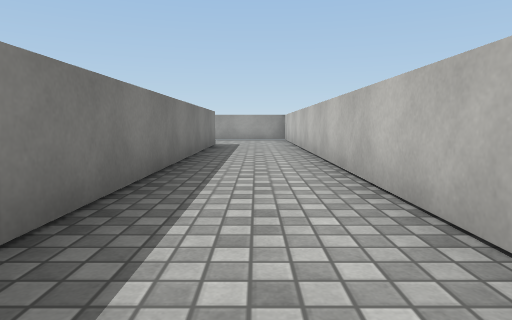
view 1 (above)

16 first-person views from a walk through a scene from a Unity 3-D project. The camera is 0.62 m above the floor, tilts 6° down and sees 75° across. The floor is counted in squares, 1 m on a side. Each view is taken from the middle of a square. On the plan, view 1 faces up. The plan holds only what a view shows up to about 10 squares ahead; the rest is blank. Surface patterns are stand-ins for the level's own textures.

view 2
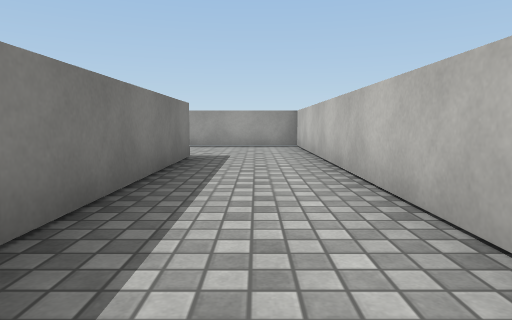

view 3
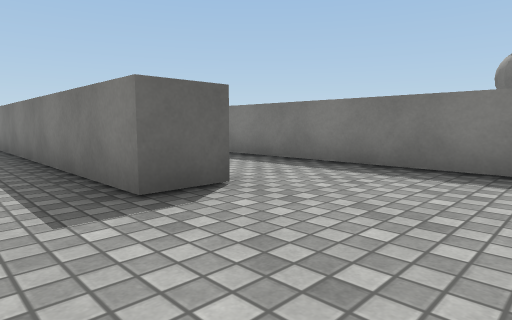

view 4
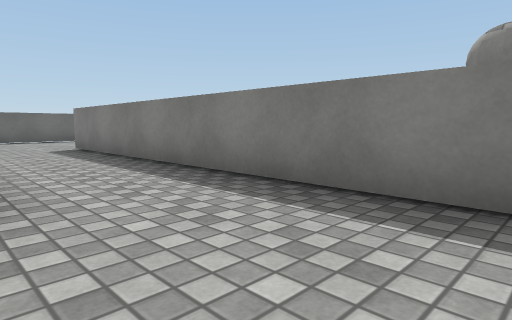

view 5
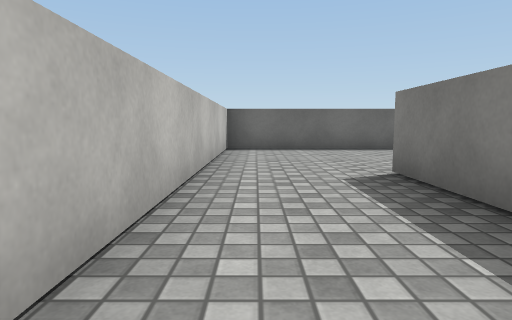

view 6
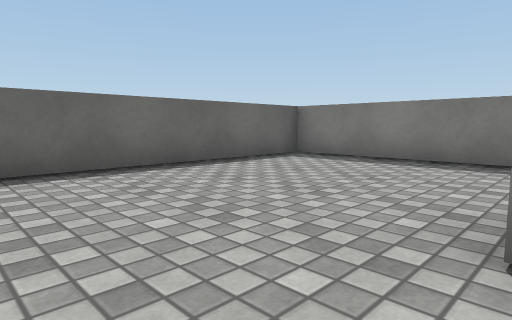

view 7
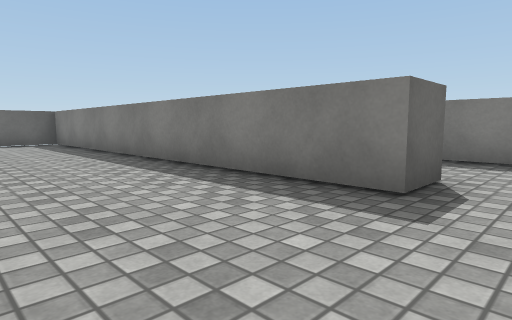

view 8
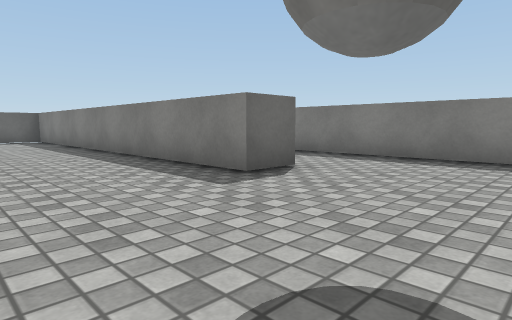

view 9
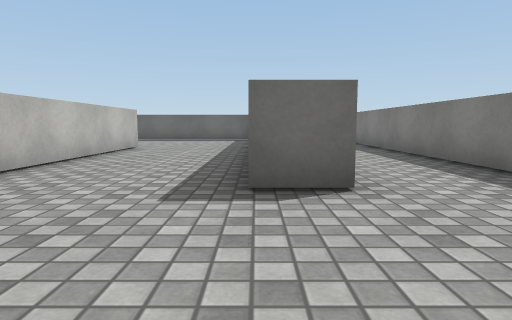

view 10
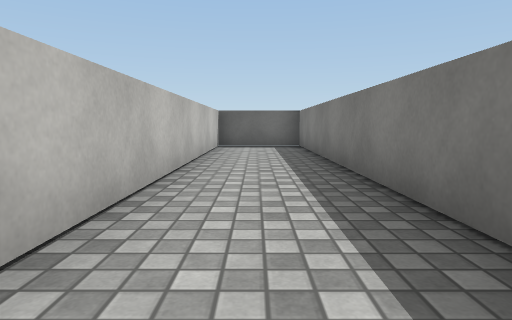

view 11
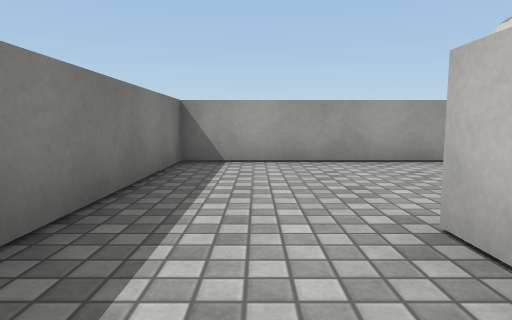

view 12
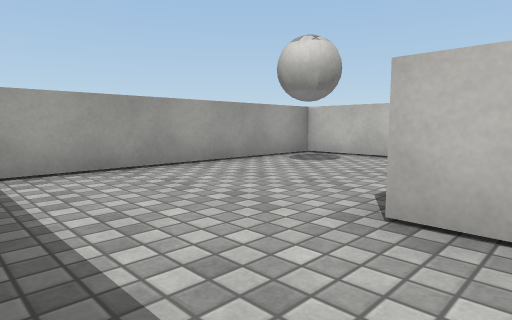

view 13
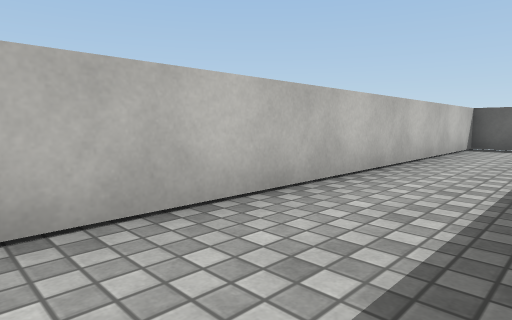

view 14
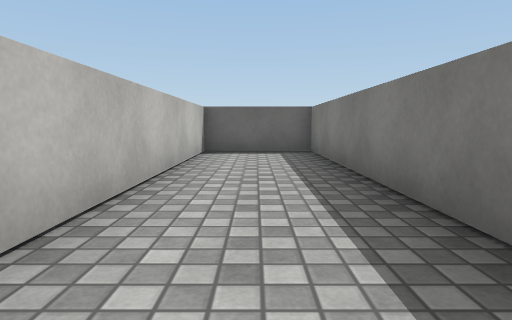

view 15
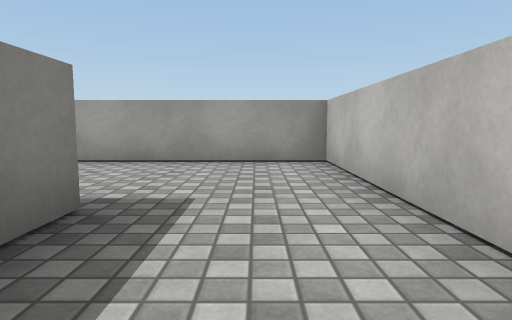

view 16
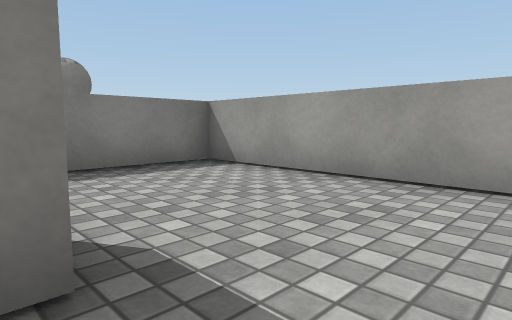

### Floor plan
Points are (right, up) in squares from view 1. A wall is a line through its corners. A room is listed if a view was taken in it or the views show most of it. See-through windows are left out.
Room 1 (views 1, 2, 3, 4, 5, 6, 7, 8, 9, 10, 11, 12, 13, 14, 15, 16)
walls: (-5.7, 3.8) (-5.7, 8.9); (-5.7, 11.6) (-5.7, 13.6) (-12.3, 13.6) (-12.3, -0.6) (-9.9, -0.6) (-9.9, 9.9) (-8.9, 9.9) (-8.9, -0.6) (-2.3, -0.6) (-2.3, 7.1); (-2.4, 10.3) (-1.3, 10.3) (-1.3, -0.6) (1.2, -0.6) (1.2, 13.6) (-4.7, 13.6) (-4.7, 3.8)

Where each view was taken, in squares from view 1:
view 1: 0 up, 0 right, facing up
view 2: 4 up, 0 right, facing up
view 3: 13 up, 0 right, facing down-left
view 4: 13 up, 2 left, facing down-left
view 5: 8 up, 3 left, facing down
view 6: 4 up, 3 left, facing down-left
view 7: 11 up, 6 left, facing down-left
view 8: 13 up, 6 left, facing down-left
view 9: 13 up, 9 left, facing down
view 10: 9 up, 11 left, facing down
view 11: 8 up, 11 left, facing up
view 12: 9 up, 12 left, facing up-right
view 13: 9 up, 12 left, facing down-right
view 14: 7 up, 0 right, facing down
view 15: 8 up, 0 right, facing up
view 16: 10 up, 0 right, facing up-left
